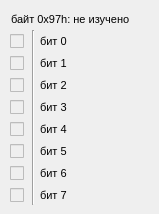
   <widget class="QWidget" name="b097">
    <attribute name="title">
     <string>Байт 97h</string>
    </attribute>
    <widget class="Line" name="line_9">
     <property name="geometry">
      <rect>
       <x>23</x>
       <y>30</y>
       <width>20</width>
       <height>175</height>
      </rect>
     </property>
     <property name="orientation">
      <enum>Qt::Vertical</enum>
     </property>
    </widget>
    <widget class="QLabel" name="label_47">
     <property name="geometry">
      <rect>
       <x>11</x>
       <y>11</y>
       <width>139</width>
       <height>16</height>
      </rect>
     </property>
     <property name="font">
      <font>
       <pointsize>8</pointsize>
      </font>
     </property>
     <property name="text">
      <string>байт 0x97h: не изучено</string>
     </property>
     <property name="alignment">
      <set>Qt::AlignLeading|Qt::AlignLeft|Qt::AlignVCenter</set>
     </property>
    </widget>
    <widget class="QLabel" name="label_44">
     <property name="geometry">
      <rect>
       <x>40</x>
       <y>77</y>
       <width>31</width>
       <height>16</height>
      </rect>
     </property>
     <property name="font">
      <font>
       <pointsize>8</pointsize>
      </font>
     </property>
     <property name="text">
      <string>бит 2</string>
     </property>
    </widget>
    <widget class="QCheckBox" name="byte097hbit2">
     <property name="enabled">
      <bool>false</bool>
     </property>
     <property name="geometry">
      <rect>
       <x>10</x>
       <y>77</y>
       <width>16</width>
       <height>16</height>
      </rect>
     </property>
     <property name="text">
      <string/>
     </property>
    </widget>
    <widget class="QLabel" name="label_62">
     <property name="geometry">
      <rect>
       <x>40</x>
       <y>187</y>
       <width>31</width>
       <height>16</height>
      </rect>
     </property>
     <property name="font">
      <font>
       <pointsize>8</pointsize>
      </font>
     </property>
     <property name="text">
      <string>бит 7</string>
     </property>
     <property name="alignment">
      <set>Qt::AlignLeading|Qt::AlignLeft|Qt::AlignVCenter</set>
     </property>
    </widget>
    <widget class="QCheckBox" name="byte097hbit0">
     <property name="enabled">
      <bool>false</bool>
     </property>
     <property name="geometry">
      <rect>
       <x>10</x>
       <y>33</y>
       <width>16</width>
       <height>16</height>
      </rect>
     </property>
     <property name="text">
      <string/>
     </property>
    </widget>
    <widget class="QCheckBox" name="byte097hbit4">
     <property name="enabled">
      <bool>false</bool>
     </property>
     <property name="geometry">
      <rect>
       <x>10</x>
       <y>121</y>
       <width>16</width>
       <height>16</height>
      </rect>
     </property>
     <property name="text">
      <string/>
     </property>
     <property name="checked">
      <bool>false</bool>
     </property>
    </widget>
    <widget class="QLabel" name="label_42">
     <property name="geometry">
      <rect>
       <x>40</x>
       <y>165</y>
       <width>31</width>
       <height>16</height>
      </rect>
     </property>
     <property name="font">
      <font>
       <pointsize>8</pointsize>
      </font>
     </property>
     <property name="text">
      <string>бит 6</string>
     </property>
     <property name="alignment">
      <set>Qt::AlignLeading|Qt::AlignLeft|Qt::AlignVCenter</set>
     </property>
    </widget>
    <widget class="QCheckBox" name="byte097hbit6">
     <property name="enabled">
      <bool>false</bool>
     </property>
     <property name="geometry">
      <rect>
       <x>10</x>
       <y>165</y>
       <width>16</width>
       <height>16</height>
      </rect>
     </property>
     <property name="text">
      <string/>
     </property>
    </widget>
    <widget class="QCheckBox" name="byte097hbit7">
     <property name="enabled">
      <bool>false</bool>
     </property>
     <property name="geometry">
      <rect>
       <x>10</x>
       <y>187</y>
       <width>16</width>
       <height>16</height>
      </rect>
     </property>
     <property name="text">
      <string/>
     </property>
    </widget>
    <widget class="QLabel" name="label_57">
     <property name="geometry">
      <rect>
       <x>40</x>
       <y>33</y>
       <width>31</width>
       <height>16</height>
      </rect>
     </property>
     <property name="font">
      <font>
       <pointsize>8</pointsize>
      </font>
     </property>
     <property name="toolTip">
      <string/>
     </property>
     <property name="toolTipDuration">
      <number>-1</number>
     </property>
     <property name="autoFillBackground">
      <bool>false</bool>
     </property>
     <property name="text">
      <string>бит 0</string>
     </property>
    </widget>
    <widget class="QCheckBox" name="byte097hbit3">
     <property name="enabled">
      <bool>false</bool>
     </property>
     <property name="geometry">
      <rect>
       <x>10</x>
       <y>99</y>
       <width>16</width>
       <height>16</height>
      </rect>
     </property>
     <property name="text">
      <string/>
     </property>
    </widget>
    <widget class="QLabel" name="label_63">
     <property name="geometry">
      <rect>
       <x>40</x>
       <y>121</y>
       <width>31</width>
       <height>16</height>
      </rect>
     </property>
     <property name="font">
      <font>
       <pointsize>8</pointsize>
      </font>
     </property>
     <property name="text">
      <string>бит 4</string>
     </property>
    </widget>
    <widget class="QCheckBox" name="byte097hbit1">
     <property name="enabled">
      <bool>false</bool>
     </property>
     <property name="geometry">
      <rect>
       <x>10</x>
       <y>55</y>
       <width>16</width>
       <height>16</height>
      </rect>
     </property>
     <property name="text">
      <string/>
     </property>
    </widget>
    <widget class="QLabel" name="label_65">
     <property name="geometry">
      <rect>
       <x>40</x>
       <y>99</y>
       <width>31</width>
       <height>16</height>
      </rect>
     </property>
     <property name="font">
      <font>
       <pointsize>8</pointsize>
      </font>
     </property>
     <property name="text">
      <string>бит 3</string>
     </property>
    </widget>
    <widget class="QLabel" name="label_66">
     <property name="geometry">
      <rect>
       <x>40</x>
       <y>143</y>
       <width>31</width>
       <height>16</height>
      </rect>
     </property>
     <property name="font">
      <font>
       <pointsize>8</pointsize>
      </font>
     </property>
     <property name="text">
      <string>бит 5</string>
     </property>
     <property name="alignment">
      <set>Qt::AlignLeading|Qt::AlignLeft|Qt::AlignVCenter</set>
     </property>
    </widget>
    <widget class="QCheckBox" name="byte097hbit5">
     <property name="enabled">
      <bool>false</bool>
     </property>
     <property name="geometry">
      <rect>
       <x>10</x>
       <y>143</y>
       <width>16</width>
       <height>16</height>
      </rect>
     </property>
     <property name="text">
      <string/>
     </property>
    </widget>
    <widget class="QLabel" name="label_64">
     <property name="geometry">
      <rect>
       <x>40</x>
       <y>55</y>
       <width>31</width>
       <height>16</height>
      </rect>
     </property>
     <property name="font">
      <font>
       <pointsize>8</pointsize>
      </font>
     </property>
     <property name="text">
      <string>бит 1</string>
     </property>
    </widget>
   </widget>
